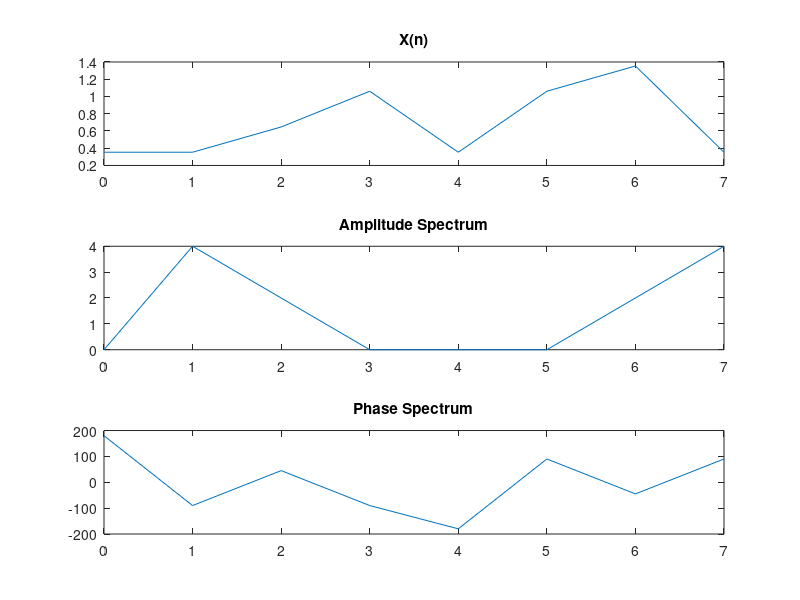

This chart was generated by the following MATLAB code:
%DFT...............


clc;
clear al;
x=[0.3535 0.3535 0.6464 1.0607 0.3535 -1.0607 -1.3535 -0.3535]
N=length(x);
X=zeros(N,1);
for m=1:N
   for n=1:N
       X(m)=X(m) + x(n)*exp((-2j*pi*(n-1)*(m-1))/N);
   end
end
h=0:N-1;
disp(X);
subplot(3,1,1);
plot(h,abs(x));
title('X(n)');
subplot(3,1,2);
plot(h,abs(X));
title('Amplitude Spectrum');
subplot(3,1,3);
plot(h,angle(X)*180/pi)
title('Phase Spectrum');